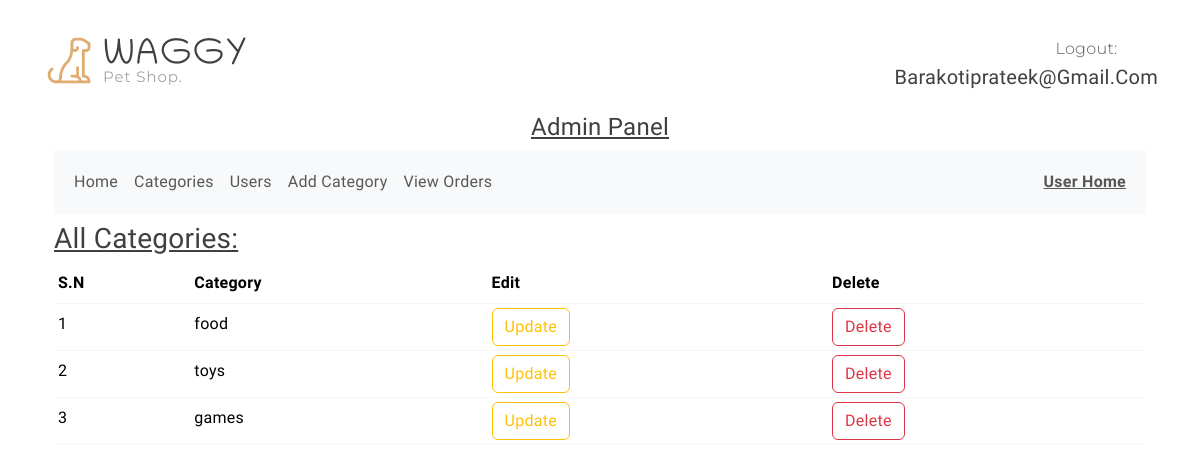
The app's page /categories (signed in), older data.
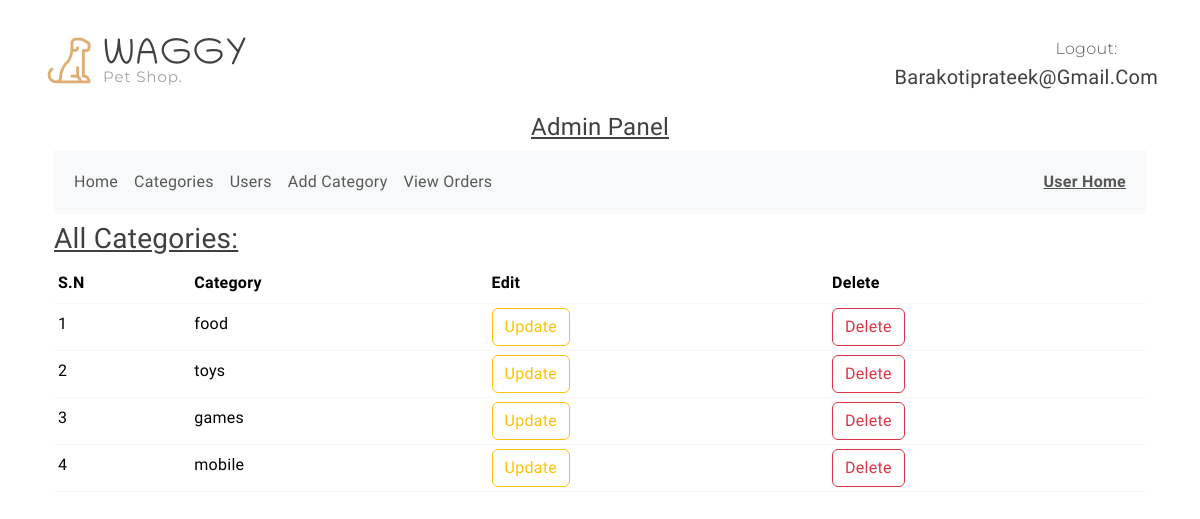
The same page, newer data.
### shop/user/models.py (models this page shows)
class User(db.Model, UserMixin):
    id = db.Column(db.Integer, primary_key = True)
    email = db.Column(db.String(120) , unique = True , nullable = False)
    username = db.Column(db.String(50) , nullable=False)
    password = db.Column(db.String(60) , nullable=False)
    image_file = db.Column(db.String(20), nullable=False, default = 'default.png')
    role = db.Column(db.String(20) , nullable=False , default='customer')
    cart_items = db.relationship('Cart', backref=db.backref('user', lazy=True))

### shop/product/models.py (models this page shows)
class Category(db.Model):
    id = db.Column(db.Integer , primary_key = True)
    name = db.Column(db.String(20) , nullable = False , unique = True)

### shop/admin/routes.py (the view)
@app.route('/categories')
@admin_required
def categories():
    all_categories = Category.query.all()
    return render_template('admin/category.html' , all_categories=all_categories)

### shop/__init__.py (called while the page is built)
def admin_required(func):
    @wraps(func)
    def decorated_function(*args, **kwargs):
        if current_user.role != 'admin':
            flash('Access Denied: You are not authorized to access admin page.')
            return redirect(url_for('log_in'))
        return func(*args, **kwargs)
    return decorated_function

### shop/user/models.py (called while the page is built)
@login_manager.user_loader
def load_user(user_id):
    return User.query.get(int(user_id))

### shop/templates/admin/category.html (shortened to what this page needs)
{% extends 'base.html' %}
{% block body %}
{% include 'admin/navbar.html' %}
      <div class="container">
       <u> <h3>All Categories:</h3></u>
        <table class="table table-sm ">
            <thead>
                <th>S.N</th>
                <th>Category</th>
                <th>Edit</th>
                <th>Delete</th>
            </thead>
            <tbody>
                {% for category in all_categories %}
                <tr>
                    <td>{{loop.index}}</td>
                    <td>{{category.name}}</td>
                    <td><a  href="{{url_for('update_category' , id=category.id)}}" class="btn btn-outline-warning">Update</a></td>
                    <td><a  href="{{url_for('delete_category' , id=category.id)}}" class="btn btn-outline-danger">Delete</a></td>
                </tr>
                {% endfor %}
            </tbody>
        </table>
      </div>
{% endblock %}

### shop/templates/base.html (shortened to what this page needs)
<!DOCTYPE html>
<html lang="en">
<head>
<link rel="stylesheet" href="https://cdn.jsdelivr.net/npm/swiper@9/swiper-bundle.min.css" />
<link href="https://cdn.jsdelivr.net/npm/bootstrap@5.3.0-alpha3/dist/css/bootstrap.min.css" rel="stylesheet"
>
  <link href="https://cdn.jsdelivr.net/npm/bootstrap@5.3.3/dist/css/bootstrap.min.css" rel="stylesheet">
<link rel="stylesheet" type="text/css" href="{{ url_for('static' , filename = 'css/vendor.css') }}">
<link rel="stylesheet" type="text/css" href="{{ url_for('static' , filename = 'style.css') }}">
  <link rel="stylesheet" type="text/css" href="{{url_for('static' , filename='style1.css')}}">
</head>
{% block body %}
{% endblock body %}
</html>

### shop/templates/admin/navbar.html (shortened to what this page needs)
<div class="container py-2">
  <div class="row py-4 pb-0 pb-sm-4 align-items-center ">
    <div class="col-sm-4 col-lg-3 text-center text-sm-start">
      <div class="main-logo">
        <a href="{{url_for('admin_home')}}">
          <img src="{{url_for('static', filename='images/logo.png')}}" alt="logo" class="img-fluid">
        </a>
      </div>
    </div>
    <div
        class="col-sm-8 col-lg-9 d-flex justify-content-between justify-content-sm-end align-items-center ">
        <div class="support-box text-end ">
          <span class="fs-6 secondary-font text-muted">Logout:</span> &nbsp;
          <h5 class="mb-0">{{current_user.email}}</h5>
        </div>
  </div>
</div>
<div class="container">
  <b><u><h4 style="display: flex;  justify-content: center;align-items: center;">Admin Panel</h4></u></b>
    <nav class="navbar navbar-expand-lg bg-body-tertiary">
        <div class="container-fluid">
          <div class="collapse navbar-collapse" id="navbarNavDropdown">
            <ul class="navbar-nav ">
              <li class="nav-item">
                <a class="nav-link " aria-current="page" href="{{url_for('admin_home')}}">Home</a>
              </li>
              <li class="nav-item">
                <a class="nav-link" href="{{url_for('categories')}}">Categories</a>
              </li>
              <li class="nav-item">
                <a class="nav-link" href="{{url_for('view_users')}}">Users</a>
              </li>
              {% if request.endpoint == 'categories' %}
              <li class="nav-item">
                <a class="nav-link" href="{{url_for('add_category')}}">Add Category</a>
              </li>
              {% endif %}
              <li class="nav-item">
                <a class="nav-link" href="{{url_for('view_orders')}}">View Orders</a>
              </li>
            </ul>
              <ul class="navbar-nav ms-auto">
                <li class="nav-item">
                  <a class="nav-link" href="{{url_for('home')}}"> <b><u>User Home</u></b></a>
                </li>
              </ul>
          </div>
        </div>
      </nav>
</div>

### shop/static/style.css (style rules this page uses)
:root { --header-height: 160px; --header-height-min: 80px; }
:root { --accent-color: #DEAD6F; --dark-color: #222222; --light-dark-color: #727272; --light-color: #fff; --grey-color: #dbdbdb; --light-grey-color: #fafafa; --primary-color: #6995B1; --light-primary-color: #eef1f3; }
:root { --body-font: 'Chilanka', cursive; --heading-font: 'Chilanka', cursive; --secondary-font: 'Montserrat', sans-serif; }
h1, h2, h3, h4, h5, h6 { font-family: var(--heading-font); color: var(--bs-body-color); font-weight: 400; text-transform: capitalize; }
a { text-decoration: none; }
.secondary-font { font-family: var(--secondary-font); font-weight: 300; }

Row changes from the older to the newer data that the page shows:
added Category: name "mobile"
